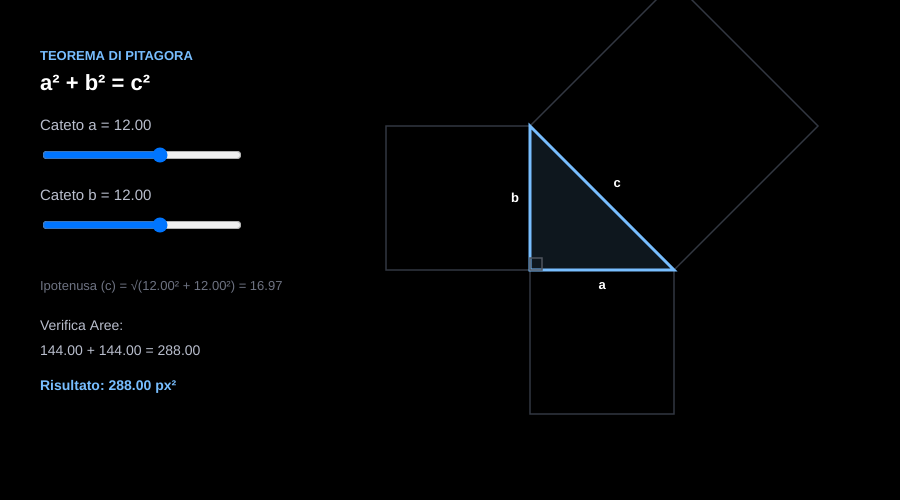
Frame 1 (no input)
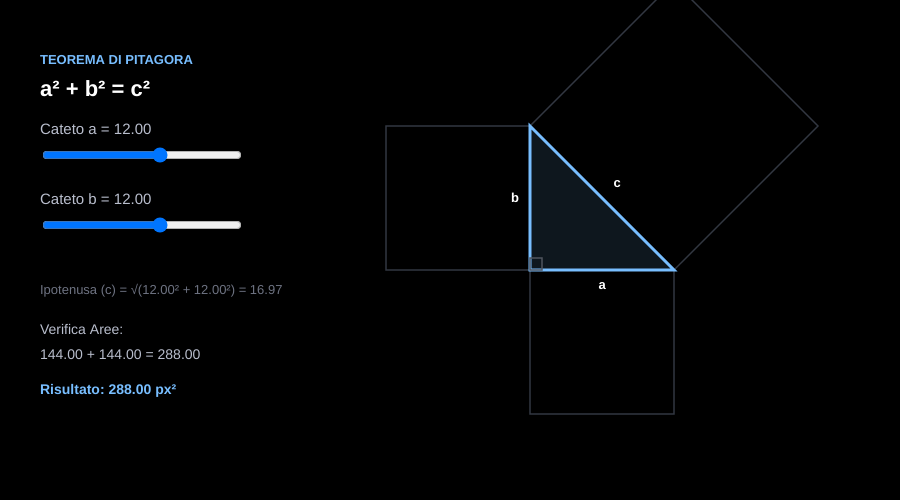
Frame 60 (no input)
Frame 120 (the mouse pressed at the canvas centre since frame 60): identical to frame 60, image omitted

The p5.js sketch that drew these frames (run headless with seeded random() and noise() and a simulated clock; from frame 60 on, the mouse is pressed at the canvas centre):

// p5.js sketch
// ── sketch.js
let sliderA_Pito, sliderB_Pito;
const SCALE_PITO = 12; 

function setup() {
  createCanvas(900, 500); // Tela compatta 900x500
  
  // Nomi delle variabili degli slider modificati per evitare conflitti di dichiarazione
  sliderA_Pito = createSlider(3, 18, 12, 0.1);
  sliderA_Pito.position(40, 145);
  sliderA_Pito.size(200);

  sliderB_Pito = createSlider(3, 18, 12, 0.1);
  sliderB_Pito.position(40, 215);
  sliderB_Pito.size(200);
}

function draw() {
  background(0); 
  textFont('Helvetica'); 

  // --- 1. LETTURA VALORI E CALCOLI ---
  let valA = sliderA_Pito.value();
  let valB = sliderB_Pito.value();
  let valC = sqrt(valA * valA + valB * valB);
  
  let aPx = valA * SCALE_PITO;
  let bPx = valB * SCALE_PITO;

  // --- 2. INTERFACCIA TESTUALE (SINISTRA) ---
  noStroke();
  
  // Intestazione
  fill(120, 190, 255); textSize(13); textStyle(BOLD); text("TEOREMA DI PITAGORA", 40, 60);
  fill(255); textSize(22); text("a² + b² = c²", 40, 90);
  
  // Etichette Slider
  fill(185, 190, 205); textSize(15); textStyle(NORMAL); 
  text(`Cateto a = ${valA.toFixed(2)}`, 40, 130);
  text(`Cateto b = ${valB.toFixed(2)}`, 40, 200);
  
  // Formule e info matematiche 
  fill(110, 115, 130); textSize(13);
  text(`Ipotenusa (c) = √(${valA.toFixed(2)}² + ${valB.toFixed(2)}²) = ${valC.toFixed(2)}`, 40, 290);
  
  fill(185, 190, 205); textSize(14);
  text(`Verifica Aree:`, 40, 330);
  text(`${(valA * valA).toFixed(2)} + ${(valB * valB).toFixed(2)} = ${(valC * valC).toFixed(2)}`, 40, 355);
  
  fill(120, 190, 255); textStyle(BOLD);
  text(`Risultato: ${(valA * valA + valB * valB).toFixed(2)} px²`, 40, 390);

  // --- 3. INTERFACCIA GRAFICA (DESTRA) ---
  // Centro geometrico
  let ax = 530, ay = 270;
  let bx = ax,   by = ay - bPx; 
  let cx = ax + aPx, cy = ay;   

  // 1. Quadrati sui lati
  stroke(50, 55, 65); strokeWeight(1.5); noFill();
  rect(ax - bPx, by, bPx, bPx); 
  rect(ax, ay, aPx, aPx);       

  // Quadrato sull'ipotenusa
  beginShape();
  vertex(bx, by);
  vertex(cx, cy);
  vertex(cx + bPx, cy - aPx);
  vertex(bx + bPx, by - aPx);
  endShape(CLOSE);

  // 2. Triangolo Rettangolo centrale
  stroke(120, 190, 255); strokeWeight(3); fill(120, 190, 255, 30);
  triangle(ax, ay, bx, by, cx, cy);

  // 3. Quadratino Angolo Retto
  stroke(80, 85, 95); strokeWeight(1.5); noFill();
  rect(ax, ay - 12, 12, 12);

  // 4. Etichette geometriche (a, b, c)
  noStroke(); fill(255); textSize(13); textStyle(BOLD); textAlign(CENTER, CENTER);
  text("b", ax - 15, (ay + by) / 2);      
  text("a", (ax + cx) / 2, ay + 15);      
  text("c", (bx + cx) / 2 + 15, (by + cy) / 2 - 15); 
  
  textAlign(LEFT); 
}
